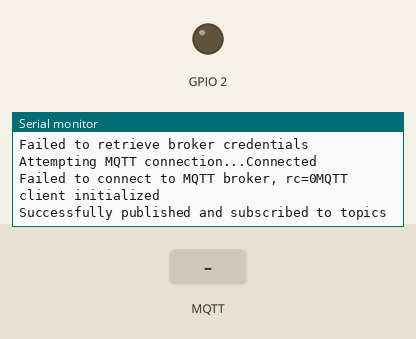
Recording of a program running on a simulated ESP32. Parts: output pins drawn as LEDs (lit = HIGH), the last lines printed to the serial monitor. The inputs (shaded band) are chosen by the test bench. Network time is answered at once with the bench clock; uploads are accepted with an empty reply; the local clock reads 2024-03-15 10:24:30 at power-on unless the program sets it; no MQTT or app messages arrive unless stated.

Above: at 8.9 s.
9.0 s: MQTT message "1" arrives on the first subscribed topic
At 13.5 s:
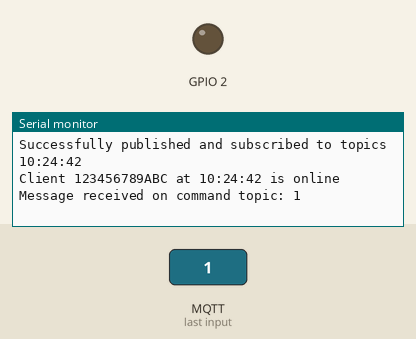
14.2 s: MQTT message "on" arrives on the first subscribed topic
At 18.6 s:
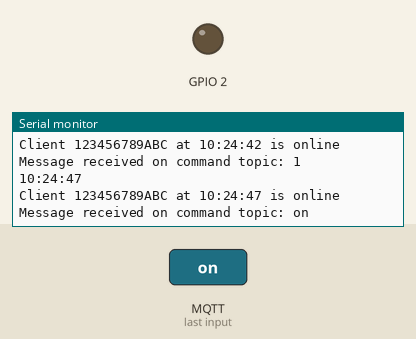
19.2 s: MQTT message "off" arrives on the first subscribed topic
At 23.7 s:
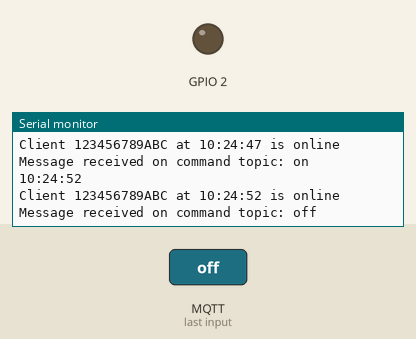

The program:

main.cpp
```cpp
#include <HardwareLibrary.h>
#include <HTTPClientLibrary.h>
#include <WiFiManagerLibrary.h>
#include <MQTTLibrary.h>
#include <NTPClient.h>
#include <WiFiUdp.h>

HardwareLibrary hardwareLibrary;

HTTPClientLibrary httpClientLibrary;

WiFiManagerLibrary wifiManagerLibrary;

MQTTLibrary mqttClient;

String deviceId = hardwareLibrary.getChipId();

bool exitFlag = false;
WiFiUDP ntpUDP;
NTPClient timeClient(ntpUDP, "pool.ntp.org");

void callback1(char *topic, byte *payload, unsigned int length)
{
  // Handle messages for topic1
  Serial.print("Message received on command topic: ");
  Serial.write(payload, length);
  Serial.println();
}

void setup()
{
  pinMode(2, OUTPUT);
  Serial.begin(115200); // Initialize serial communication at a baud rate of 115200

  // Initialize WiFi
  wifiManagerLibrary.setupWiFi();

  // Initialize time client
  timeClient.begin();
  // GMT+3
  timeClient.setTimeOffset(10800);

  // Initialize HTTP client and get broker response
  BrokerResponse response = httpClientLibrary.postRequest("http://192.168.0.28:8000/client", deviceId, deviceId);
  response.print();
  // Initialize MQTT client
  mqttClient.begin(response.brokerCred.broker.c_str(), response.brokerCred.port, response.brokerCred.client_id.c_str(), response.brokerCred.username.c_str(), response.brokerCred.password.c_str());

  String message = "Client " + deviceId + " at " + timeClient.getFormattedTime() + " is online";
  bool r1 = mqttClient.publish(hardwareLibrary.getCommandTopic(), message.c_str());
  bool r2 = mqttClient.publish(hardwareLibrary.getInferenceTopic(), message.c_str());
  bool r3 = mqttClient.publish(hardwareLibrary.getLogTopic(), message.c_str());
  bool r4 = mqttClient.publish(hardwareLibrary.getStateTopic(), message.c_str());
  bool r5 = mqttClient.subscribe(hardwareLibrary.getCommandTopic(), callback1);

  if (r1 && r2 && r3 && r4 && r5)
  {
    Serial.println("Successfully published and subscribed to topics");
  }
  else
  {
    exitFlag = true;
    Serial.println("Failed to publish or subscribe to topics");
  }
}

void loop()
{

  if (exitFlag)
  {
    Serial.println("Exiting...");
    delay(1000);
    ESP.restart();
  }

  wifiManagerLibrary.checkConnection();

  mqttClient.loop();
  timeClient.update();

  delay(5000);
  Serial.println(timeClient.getFormattedTime());

  String message = "Client " + deviceId + " at " + timeClient.getFormattedTime() + " is online";
  Serial.println(message);
  mqttClient.publish(hardwareLibrary.getCommandTopic(), message.c_str());
  mqttClient.publish(hardwareLibrary.getInferenceTopic(), message.c_str());
  mqttClient.publish(hardwareLibrary.getLogTopic(), message.c_str());
  mqttClient.publish(hardwareLibrary.getStateTopic(), message.c_str());
}
```

Measured:
- after the input at 9.0 s, the serial monitor: prints a new line after 3.8 s (image 1)
- after the input at 14.2 s, the serial monitor: prints a new line after 3.6 s (image 2)
- after the input at 19.2 s, the serial monitor: prints a new line after 3.6 s (image 3)
